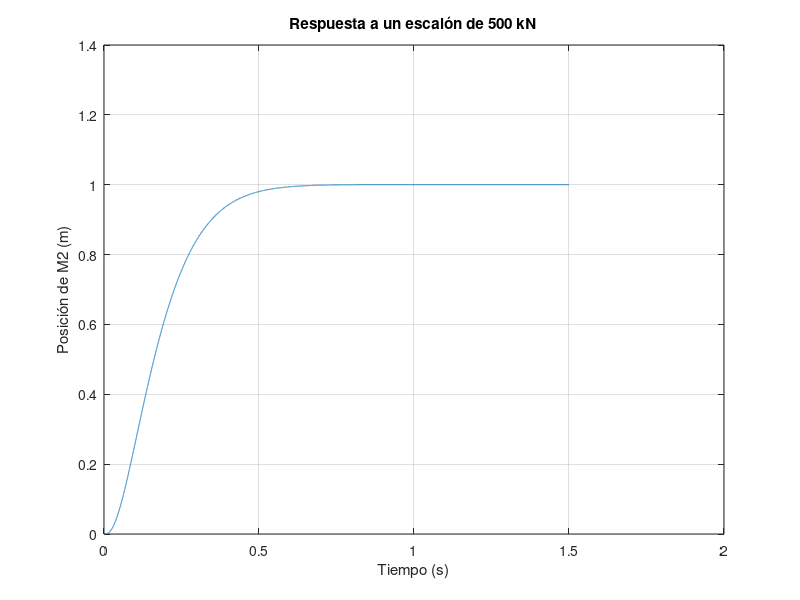

Write MATLAB code to recreate this figure.
% Laboratorio 2 
% Daniela Navas & Aura Campaneros
%% TERCERA PARTE

M1 = 320; %kg
M2 = 2500; % kg
k1 = 500000; % N/m
fv1 = 15020; % Ns/m

k2 = 40; % N/m
fv2 = 16020; %Ns/m

% k2 = 500; % N/m
% fv2 = 10600; %Ns/m

b1 = fv2/(M1*M2);
b0 = k2/(M1*M2);

a3 = ((fv1 + fv2)/M1) + (fv2/M2);
a2 = ((k1 + k2)/M1) + ((fv1*fv2)/(M1*M2)) + (k2/M2);
a1 = ((fv1*k2)+(fv2*k1))/(M1*M2);
a0 = (k1*k2)/(M1*M2);

b = [b1 b0];
a = [1 a3 a2 a1 a0];

G1 = tf(b, a);

a = 500000; % N
tmax = 1.5; % Segundos
t = 0:0.0001:tmax; % Tiempo de 0 a 50 segundos con pasos de 0.01 segundos
u = a * ones(size(t)); % Escalon Unitario de 500 kN

% Respuesta al escalón
[y, t] = lsim(G1, u, t);

% Graficar la respuesta}
plot(t, y)
title('Respuesta a un escalón de 500 kN')
xlabel('Tiempo (s)')
ylabel('Posición de M2 (m)')
grid on


